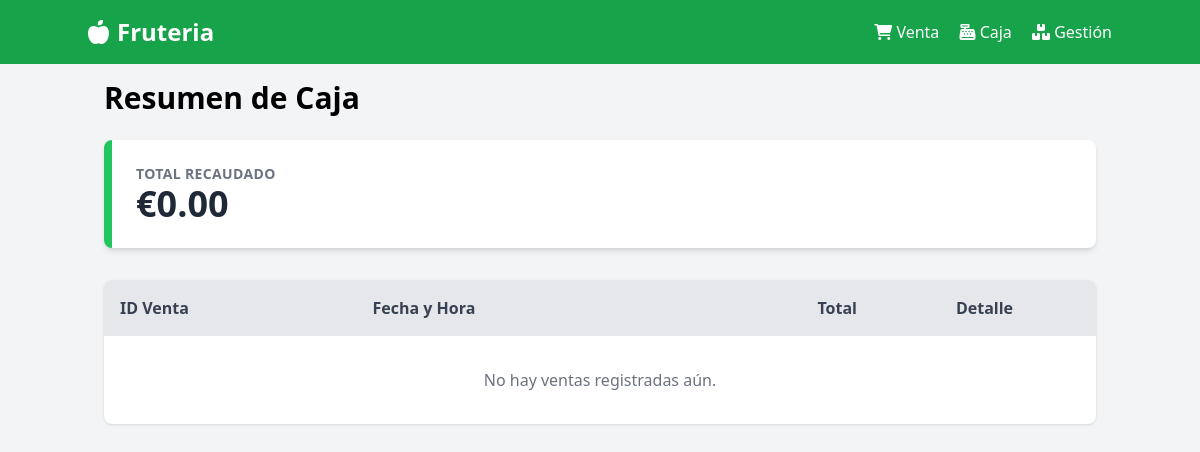
The page /caja on the database as committed earlier.
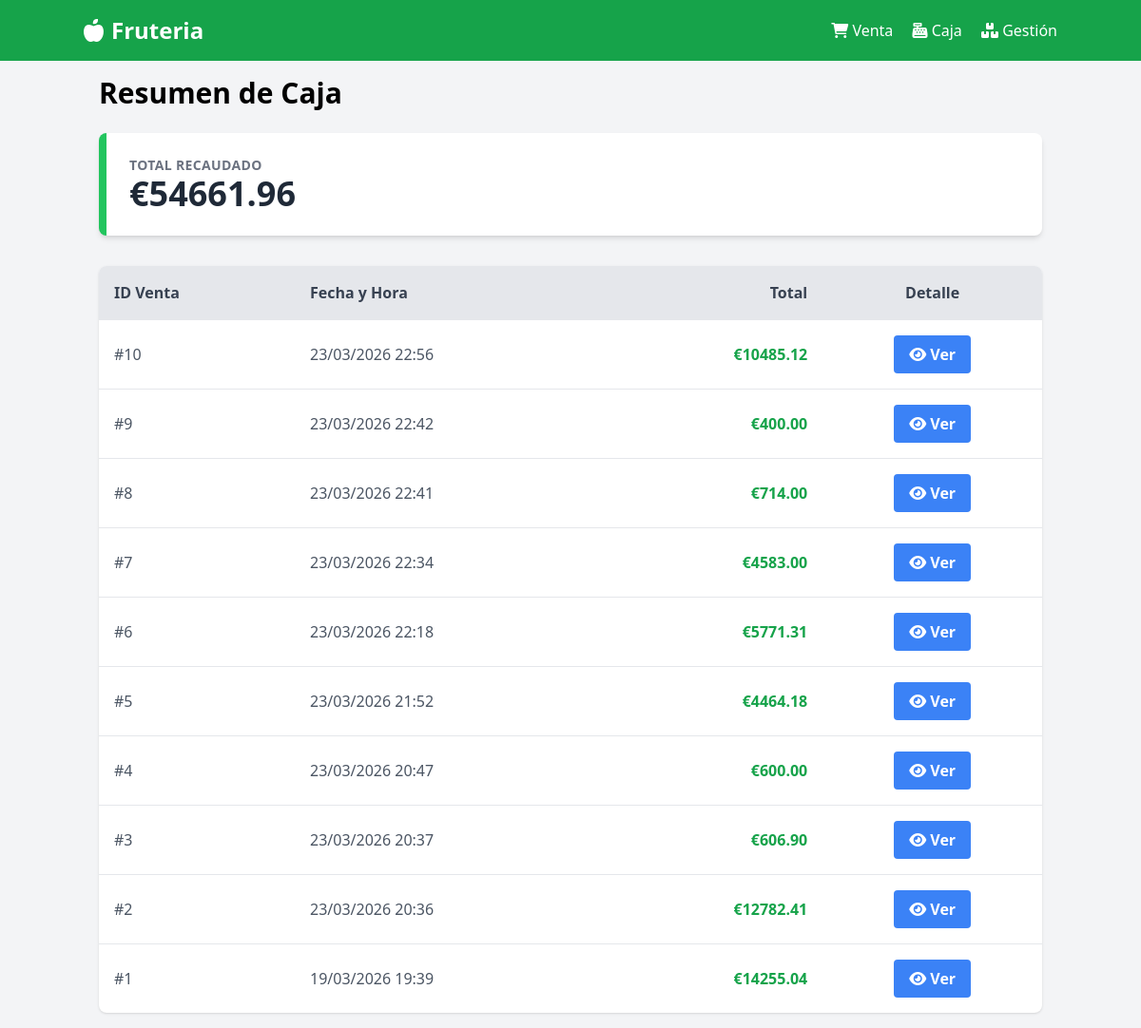
The same page on the database as committed later.
### app/models/models.py (models this page shows)
class Venta(db.Model):
    __tablename__ = 'ventas'
    id = db.Column(db.Integer, primary_key=True)
    fecha = db.Column(db.DateTime, default=db.func.current_timestamp())
    total = db.Column(db.Float, nullable=False)
    detalles = db.relationship('DetalleVenta', backref='venta', lazy=True)

### app/routes/main.py (the view)
@main_bp.route('/caja')
def ver_caja():
    total_obtenido = db.session.query(func.sum(Venta.total)).scalar() or 0
    ventas = Venta.query.order_by(Venta.fecha.desc()).all()
    return render_template('caja.html', total=total_obtenido, ventas=ventas)

### app/templates/caja.html (shortened to what this page needs)
{% extends "base.html" %}
{% block content %}
<div class="max-w-6xl mx-auto">
    <h1 class="text-3xl font-bold mb-6">Resumen de Caja</h1>
    <div class="bg-white p-6 rounded-lg shadow-md mb-8 border-l-8 border-green-500">
        <h2 class="text-gray-500 uppercase tracking-wide text-sm font-bold">Total Recaudado</h2>
        <p class="text-4xl font-black text-gray-800">€{{ "%.2f"|format(total) }}</p>
    </div>
    <div class="bg-white rounded-lg shadow overflow-hidden">
        <table class="w-full text-left border-collapse">
            <thead class="bg-gray-200">
                <tr>
                    <th class="p-4 font-bold text-gray-700">ID Venta</th>
                    <th class="p-4 font-bold text-gray-700">Fecha y Hora</th>
                    <th class="p-4 font-bold text-gray-700 text-right">Total</th>
                    <th class="p-4 font-bold text-gray-700 text-center">Detalle</th>
                </tr>
            </thead>
            <tbody>
                {% for venta in ventas %}
                <tr class="border-t hover:bg-gray-50">
                    <td class="p-4 text-gray-600">#{{ venta.id }}</td>
                    <td class="p-4 text-gray-600">{{ venta.fecha.strftime('%d/%m/%Y %H:%M') }}</td>
                    <td class="p-4 text-right font-bold text-green-600">€{{ "%.2f"|format(venta.total) }}</td>
                    <td class="p-4 text-center">
                        <button class="bg-blue-500 hover:bg-blue-700 text-white font-bold py-2 px-4 rounded ver-detalle" data-venta-id="{{ venta.id }}">
                            <i class="fas fa-eye"></i> Ver
                        </button>
                    </td>
                </tr>
                {% else %}
                <tr>
                    <td colspan="4" class="p-8 text-center text-gray-500">No hay ventas registradas aún.</td>
                </tr>
                {% endfor %}
            </tbody>
        </table>
    </div>
</div>
{% endblock %}

Rows that differ between the two databases and show on the page:
added Venta: id "10", fecha "23/03/2026 22:56", total "10485.12"
added Venta: id "9", fecha "23/03/2026 22:42", total "400.00"
added Venta: id "8", fecha "23/03/2026 22:41", total "714.00"
added Venta: id "7", fecha "23/03/2026 22:34", total "4583.00"
added Venta: id "6", fecha "23/03/2026 22:18", total "5771.31"
added Venta: id "5", fecha "23/03/2026 21:52", total "4464.18"
added Venta: id "4", fecha "23/03/2026 20:47", total "600.00"
added Venta: id "3", fecha "23/03/2026 20:37", total "606.90"
added Venta: id "2", fecha "23/03/2026 20:36", total "12782.41"
added Venta: id "1", fecha "19/03/2026 19:39", total "14255.04"
Other text that changed with them:
{{ "%.2f"|format(total) }}: "0.00" → "54661.96"
text no longer shown: "No hay ventas registradas aún."
